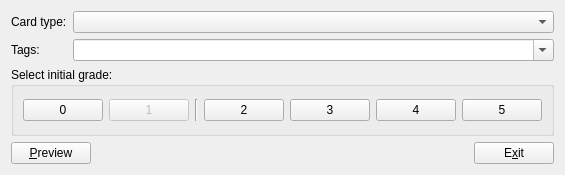
<?xml version="1.0" encoding="UTF-8"?>
<ui version="4.0">
 <class>AddCardsDlg</class>
 <widget class="QDialog" name="AddCardsDlg">
  <property name="geometry">
   <rect>
    <x>0</x>
    <y>0</y>
    <width>297</width>
    <height>175</height>
   </rect>
  </property>
  <property name="windowTitle">
   <string>Add cards</string>
  </property>
  <layout class="QHBoxLayout" name="horizontalLayout_2">
   <item>
    <layout class="QVBoxLayout" name="vbox_layout">
     <item>
      <layout class="QGridLayout">
       <item row="0" column="0">
        <widget class="QLabel" name="label_2">
         <property name="text">
          <string>Card type:</string>
         </property>
        </widget>
       </item>
       <item row="0" column="1">
        <widget class="QComboBox" name="card_types_widget">
         <property name="sizePolicy">
          <sizepolicy hsizetype="MinimumExpanding" vsizetype="Fixed">
           <horstretch>0</horstretch>
           <verstretch>0</verstretch>
          </sizepolicy>
         </property>
        </widget>
       </item>
       <item row="1" column="0">
        <widget class="QLabel" name="label">
         <property name="text">
          <string>Tags:</string>
         </property>
        </widget>
       </item>
       <item row="1" column="1">
        <widget class="QComboBox" name="tags">
         <property name="sizePolicy">
          <sizepolicy hsizetype="MinimumExpanding" vsizetype="Fixed">
           <horstretch>0</horstretch>
           <verstretch>0</verstretch>
          </sizepolicy>
         </property>
         <property name="editable">
          <bool>true</bool>
         </property>
        </widget>
       </item>
      </layout>
     </item>
     <item>
      <widget class="QGroupBox" name="grade_buttons">
       <property name="title">
        <string>Select initial grade:</string>
       </property>
       <layout class="QVBoxLayout">
        <item>
         <layout class="QHBoxLayout">
          <item>
           <widget class="QPushButton" name="grade_0_button">
            <property name="text">
             <string>0</string>
            </property>
            <property name="shortcut">
             <string>Ctrl+0</string>
            </property>
            <property name="autoDefault">
             <bool>false</bool>
            </property>
           </widget>
          </item>
          <item>
           <widget class="QPushButton" name="grade_1_button">
            <property name="enabled">
             <bool>false</bool>
            </property>
            <property name="text">
             <string>1</string>
            </property>
            <property name="shortcut">
             <string>Ctrl+1</string>
            </property>
            <property name="autoDefault">
             <bool>false</bool>
            </property>
           </widget>
          </item>
          <item>
           <widget class="Line" name="line">
            <property name="orientation">
             <enum>Qt::Vertical</enum>
            </property>
           </widget>
          </item>
          <item>
           <widget class="QPushButton" name="grade_2_button">
            <property name="text">
             <string>2</string>
            </property>
            <property name="shortcut">
             <string>Ctrl+2</string>
            </property>
            <property name="autoDefault">
             <bool>false</bool>
            </property>
           </widget>
          </item>
          <item>
           <widget class="QPushButton" name="grade_3_button">
            <property name="text">
             <string>3</string>
            </property>
            <property name="shortcut">
             <string>Ctrl+3</string>
            </property>
            <property name="autoDefault">
             <bool>false</bool>
            </property>
           </widget>
          </item>
          <item>
           <widget class="QPushButton" name="grade_4_button">
            <property name="text">
             <string>4</string>
            </property>
            <property name="shortcut">
             <string>Ctrl+4</string>
            </property>
            <property name="autoDefault">
             <bool>false</bool>
            </property>
           </widget>
          </item>
          <item>
           <widget class="QPushButton" name="grade_5_button">
            <property name="text">
             <string>5</string>
            </property>
            <property name="shortcut">
             <string>Ctrl+5</string>
            </property>
            <property name="autoDefault">
             <bool>false</bool>
            </property>
           </widget>
          </item>
         </layout>
        </item>
       </layout>
      </widget>
     </item>
     <item>
      <layout class="QHBoxLayout">
       <item>
        <widget class="QPushButton" name="preview_button">
         <property name="text">
          <string>&amp;Preview</string>
         </property>
         <property name="autoDefault">
          <bool>false</bool>
         </property>
        </widget>
       </item>
       <item>
        <spacer>
         <property name="orientation">
          <enum>Qt::Horizontal</enum>
         </property>
         <property name="sizeHint" stdset="0">
          <size>
           <width>101</width>
           <height>20</height>
          </size>
         </property>
        </spacer>
       </item>
       <item>
        <widget class="QPushButton" name="exit_button">
         <property name="text">
          <string>E&amp;xit</string>
         </property>
         <property name="autoDefault">
          <bool>false</bool>
         </property>
        </widget>
       </item>
      </layout>
     </item>
    </layout>
   </item>
  </layout>
 </widget>
 <resources>
  <include location="mnemosyne.qrc"/>
 </resources>
 <connections>
  <connection>
   <sender>card_types_widget</sender>
   <signal>activated(QString)</signal>
   <receiver>AddCardsDlg</receiver>
   <slot>update_card_widget()</slot>
   <hints>
    <hint type="sourcelabel">
     <x>196</x>
     <y>21</y>
    </hint>
    <hint type="destinationlabel">
     <x>164</x>
     <y>87</y>
    </hint>
   </hints>
  </connection>
  <connection>
   <sender>exit_button</sender>
   <signal>clicked()</signal>
   <receiver>AddCardsDlg</receiver>
   <slot>reject()</slot>
   <hints>
    <hint type="sourcelabel">
     <x>281</x>
     <y>151</y>
    </hint>
    <hint type="destinationlabel">
     <x>164</x>
     <y>87</y>
    </hint>
   </hints>
  </connection>
  <connection>
   <sender>preview_button</sender>
   <signal>clicked()</signal>
   <receiver>AddCardsDlg</receiver>
   <slot>preview</slot>
   <hints>
    <hint type="sourcelabel">
     <x>45</x>
     <y>155</y>
    </hint>
    <hint type="destinationlabel">
     <x>148</x>
     <y>87</y>
    </hint>
   </hints>
  </connection>
 </connections>
</ui>
